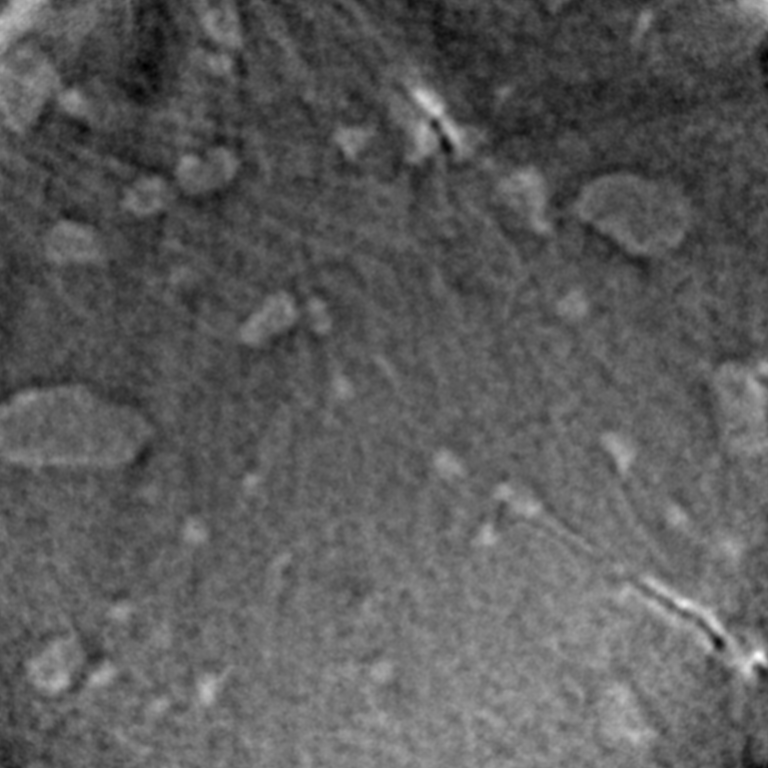
#> input picture image_v2_00.tif, 768 x 768 px, found by its file name
$ jupyter execute --allow-errors ImageVisualizations.ipynb
#> lines starting #> are read from the running program, lines starting #| are printed output that depends on the picture; after the words box and inside, x2 and y2 are one past the last pixel; in counts of white or black regions, pixels touching at a corner belong together; long printed decimals are rounded
# Image Display Notebook

This notebook displays images from the Original Images folder.

[cell 1]
# Import necessary libraries
import matplotlib.pyplot as plt
import matplotlib.image as mpimg
from PIL import Image
import numpy as np
import os

# Set up the path to the images
images_path = "Original Images"

[cell 2]
# Display the first image
image_filename = "image_v2_00.tif"
image_path = os.path.join(images_path, image_filename)

# Load and display the image
img = Image.open(image_path)
#> img is the input picture: PIL image 768x768 F; min -3.52e-06, max 0.000433, mean 0.000153
plt.figure(figsize=(10, 8))
plt.imshow(img, cmap='gray' if len(np.array(img).shape) == 2 else None)
plt.title(f'Displaying: {image_filename}')
plt.axis('off')
plt.show()

print(f"Image shape: {np.array(img).shape}")
#| Image shape: (768, 768)
print(f"Image mode: {img.mode}")
#| Image mode: F
print(f"Image size: {img.size}")
#| Image size: (768, 768)

## Using ImageJ for Image Visualization

ImageJ is a powerful image analysis software that can be used through Python via the `pyimagej` library.

[cell 3]
# Install and import ImageJ dependencies
# Note: This might take a while on first run as it downloads ImageJ/Fiji
try:
    import imagej
    print("ImageJ already installed")
except ImportError:
    print("Installing ImageJ dependencies...")
    import subprocess
    import sys

    # Install required packages
    packages = ['pyimagej', 'scyjava', 'imageio']
    for package in packages:
        subprocess.check_call([sys.executable, '-m', 'pip', 'install', package])

    import imagej
    print("ImageJ installation completed")

[cell 4]
# Initialize ImageJ
print("Initializing ImageJ...")
#> (the rest of this cell did not finish here and is left out)

#> (a cell that did not finish here is left out)

[cell 6]
# Example ImageJ operations - Apply some filters and enhancements
print("=== Applying ImageJ Filters ===")

# Convert to ImageJ dataset for processing
#> (the rest of this cell did not finish here and is left out)

[cell 7]
# Alternative: ImageJ-style visualization using existing libraries
# This provides similar functionality to ImageJ without requiring Java installation

import matplotlib.pyplot as plt
import numpy as np
from PIL import Image
from scipy import ndimage
from skimage import filters, feature, measure
import os

# Re-load the image since kernel was restarted
images_path = "Original Images"
image_filename = "image_v2_00.tif"
image_path = os.path.join(images_path, image_filename)
img = Image.open(image_path)
img_array = np.array(img)

print(f"Image loaded: {image_filename}")
print(f"Shape: {img_array.shape}, dtype: {img_array.dtype}")
#| Shape: (768, 768), dtype: float32
print(f"Min: {img_array.min()}, Max: {img_array.max()}, Mean: {img_array.mean():.2f}")
#| Min: -3.5173934520571493e-06, Max: 0.0004328, Mean: 0.00

[cell 8]
# ImageJ-style image processing and visualization
fig, axes = plt.subplots(2, 3, figsize=(18, 12))

# Original image
axes[0, 0].imshow(img_array, cmap='gray')
axes[0, 0].set_title('Original Image')
axes[0, 0].axis('off')

# Histogram (like ImageJ's Analyze > Histogram)
axes[0, 1].hist(img_array.flatten(), bins=100, alpha=0.7, color='blue')
axes[0, 1].set_title('Histogram')
axes[0, 1].set_xlabel('Pixel Value')
axes[0, 1].set_ylabel('Count')

# Gaussian blur (like ImageJ's Process > Filters > Gaussian Blur)
blurred = ndimage.gaussian_filter(img_array.astype(float), sigma=2)
axes[0, 2].imshow(blurred, cmap='gray')
axes[0, 2].set_title('Gaussian Blur (σ=2)')
axes[0, 2].axis('off')

# Edge detection (like ImageJ's Process > Find Edges)
edges = filters.sobel(img_array.astype(float))
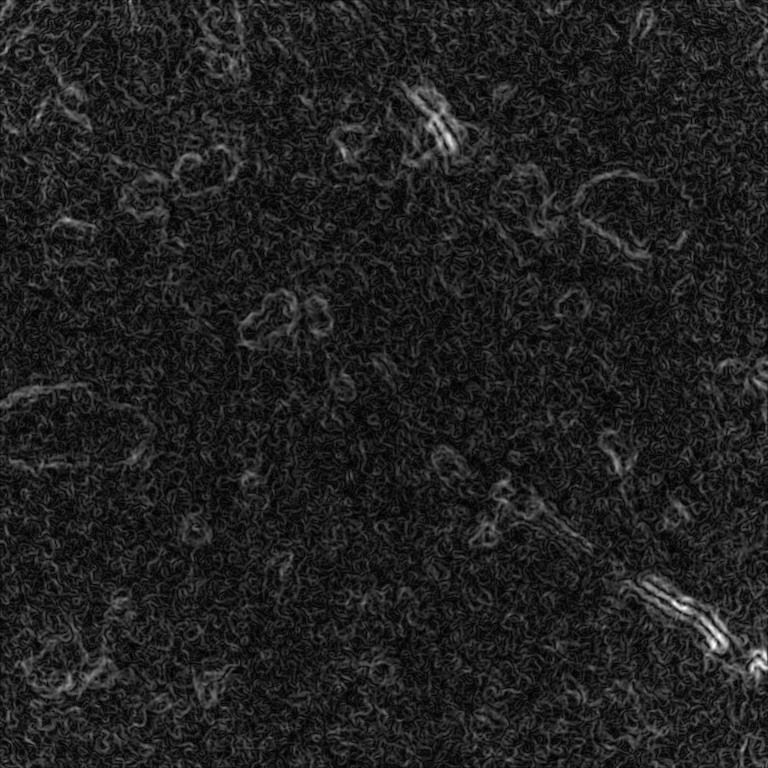
#> edges: shape (768, 768) float64; min 3.07e-09, max 6.04e-05, mean 7.76e-06; drawn with min black and max white
axes[1, 0].imshow(edges, cmap='gray')
axes[1, 0].set_title('Edge Detection (Sobel)')
axes[1, 0].axis('off')

# Enhance contrast (like ImageJ's Process > Enhance Contrast)
# Normalize to 0-255 range
normalized = ((img_array - img_array.min()) / (img_array.max() - img_array.min()) * 255).astype(np.uint8)
axes[1, 1].imshow(normalized, cmap='gray')
axes[1, 1].set_title('Enhanced Contrast')
axes[1, 1].axis('off')

# Threshold (like ImageJ's Image > Adjust > Threshold)
threshold_val = filters.threshold_otsu(img_array)
#> threshold_val = 0.000156
binary = img_array > threshold_val
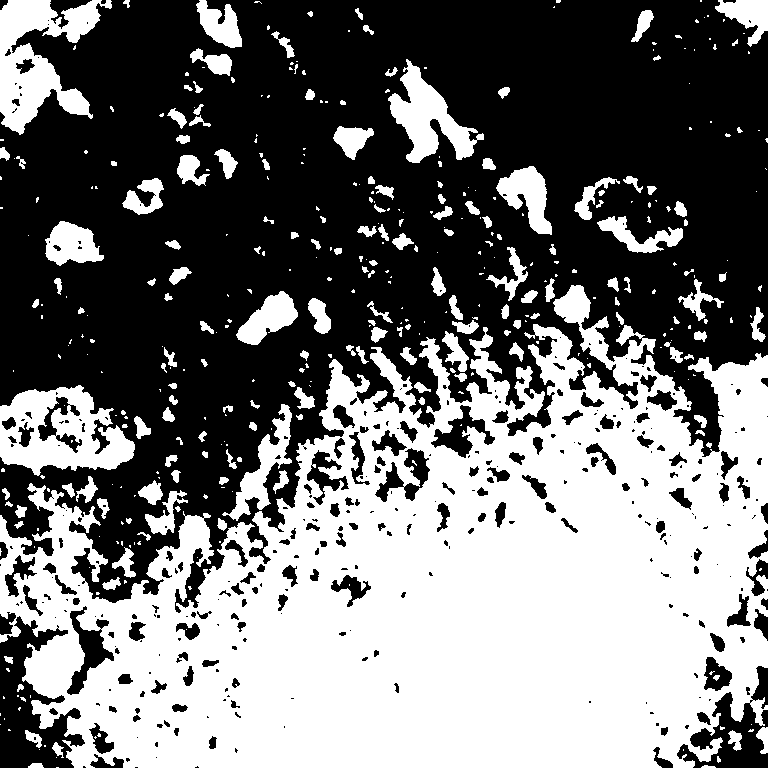
#> binary: shape (768, 768) bool; 45.5% white; 409 white regions (237 under 20 px), largest, box (x1, y1, x2, y2) and area: (0, 285, 768, 768) 218490, (0, 0, 112, 135) 7209, (0, 385, 135, 476) 7208
axes[1, 2].imshow(binary, cmap='gray')
axes[1, 2].set_title(f'Threshold (Otsu: {threshold_val:.0f})')
axes[1, 2].axis('off')

plt.tight_layout()
plt.show()
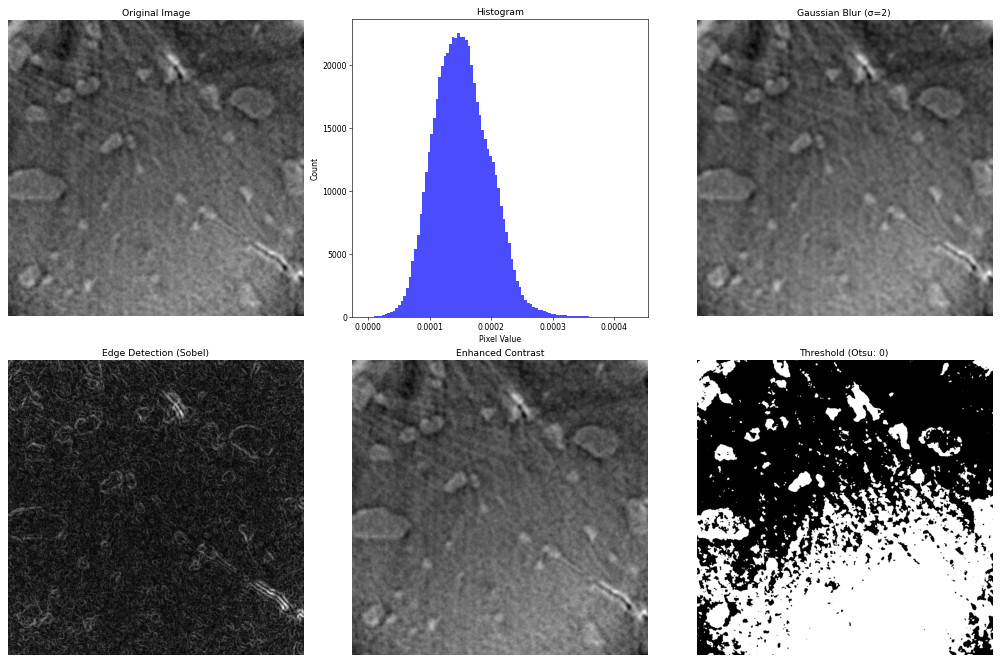
#> figure drawn by matplotlib, 6 panels; panel 2: tallest bar 22546 high, from x = 0.000145 to 0.000149

print(f"Threshold value (Otsu): {threshold_val:.2f}")
#| Threshold value (Otsu): 0.00
print(f"Number of foreground pixels: {np.sum(binary)}")
#| Number of foreground pixels: 268178
print(f"Number of background pixels: {np.sum(~binary)}")
#| Number of background pixels: 321646

## Installing Full ImageJ (Optional)

If you want to use the full ImageJ software with Python integration, you need to:

1. **Install Java**: ImageJ requires Java to run
2. **Install Fiji/ImageJ**: Download from https://fiji.sc/
3. **Use PyImageJ**: The Python wrapper we attempted above

### macOS Java Installation:
```bash
# Install Java using Homebrew
brew install openjdk@11

# Or download from Oracle: https://www.oracle.com/java/technologies/downloads/
```

### Alternative Approach - Launch ImageJ Separately:
You can also save your images and open them in the standalone ImageJ/Fiji application for advanced analysis.

[cell 9]
# Save processed images for external ImageJ analysis
import os

# Create output directory
output_dir = "ImageJ_outputs"
os.makedirs(output_dir, exist_ok=True)

# Save the enhanced contrast version
enhanced_img = Image.fromarray(normalized)
enhanced_path = os.path.join(output_dir, f"enhanced_{image_filename}")
enhanced_img.save(enhanced_path)

# Save the edge detection result
edges_normalized = ((edges - edges.min()) / (edges.max() - edges.min()) * 255).astype(np.uint8)
edges_img = Image.fromarray(edges_normalized)
edges_path = os.path.join(output_dir, f"edges_{image_filename}")
edges_img.save(edges_path)

# Save the thresholded binary image
binary_img = Image.fromarray((binary * 255).astype(np.uint8))
binary_path = os.path.join(output_dir, f"binary_{image_filename}")
binary_img.save(binary_path)

print("Images saved for external ImageJ analysis:")
print(f"- Enhanced contrast: {enhanced_path}")
print(f"- Edge detection: {edges_path}")
print(f"- Binary threshold: {binary_path}")
print("\nYou can now open these files in ImageJ/Fiji for further analysis!")

$ run again, with image_v2_01.tif copied over image_v2_00.tif
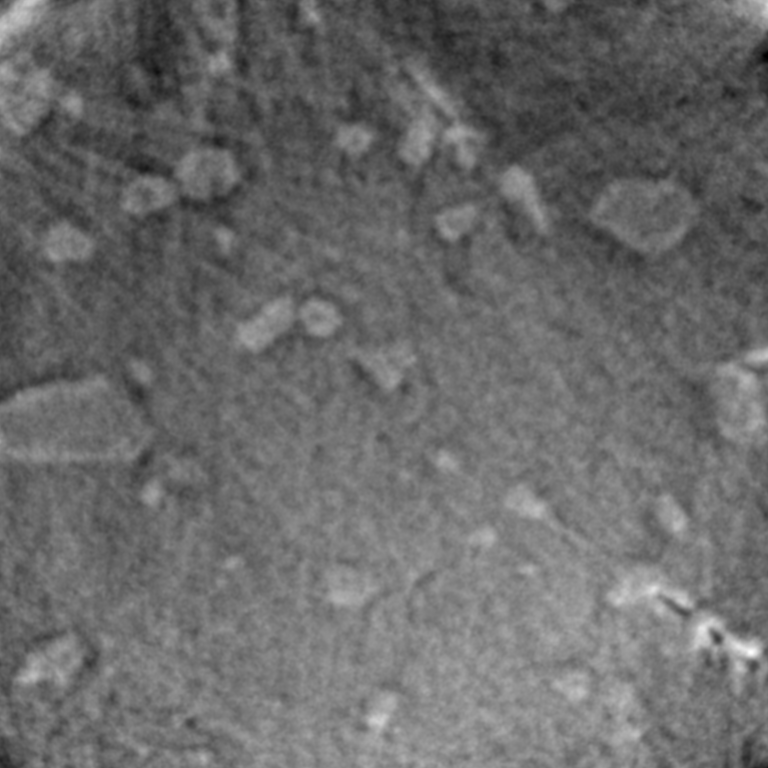
#> input picture image_v2_01.tif, 768 x 768 px, found by its file name
#> img is the input picture: PIL image 768x768 F; min -3.09e-05, max 0.000423, mean 0.000158
#| Image shape: (768, 768)
#| Image mode: F
#| Image size: (768, 768)
#| Shape: (768, 768), dtype: float32
#| Min: -3.0874754884280264e-05, Max: 0.0004225, Mean: 0.00
#> `edges = filters.sobel(img_array.astype(float))`:
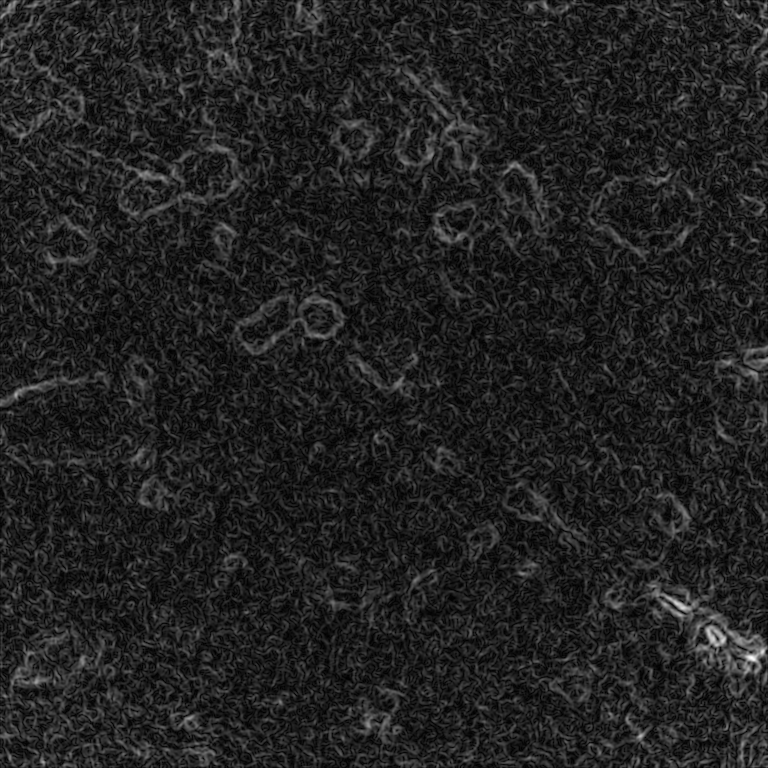
#> edges: shape (768, 768) float64; min 6.23e-09, max 5.76e-05, mean 7.68e-06; drawn with min black and max white
#> threshold_val = 0.000158
#> `binary = img_array > threshold_val`:
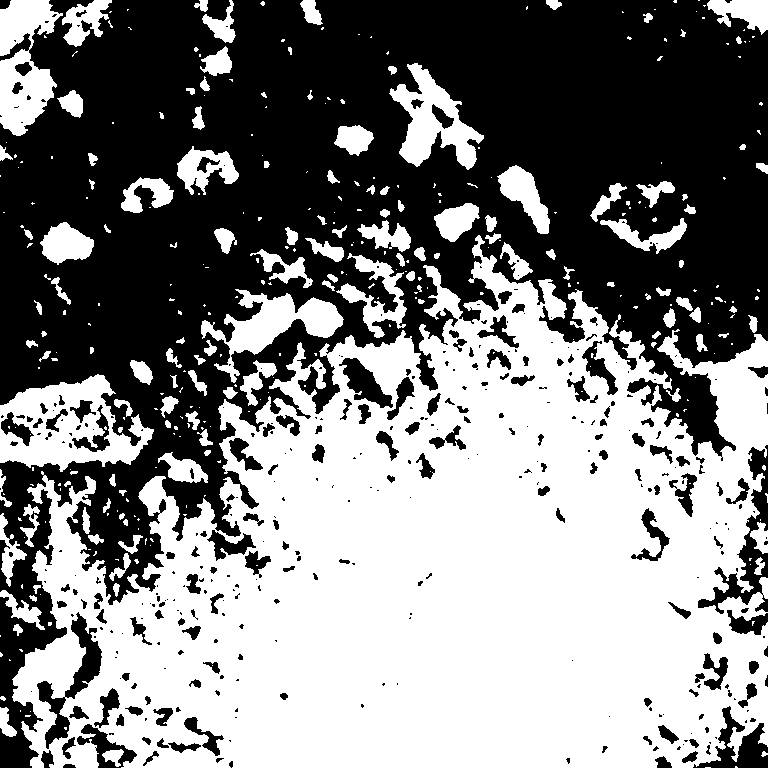
#> binary: shape (768, 768) bool; 50.5% white; 377 black regions (219 under 20 px), largest, box (x1, y1, x2, y2) and area: (0, 0, 768, 768) 264045, (698, 445, 768, 614) 2882, (37, 612, 102, 749) 2230
#| Threshold value (Otsu): 0.00
#| Number of foreground pixels: 297922
#| Number of background pixels: 291902

$ run again, with image_v2_02.tif copied over image_v2_00.tif
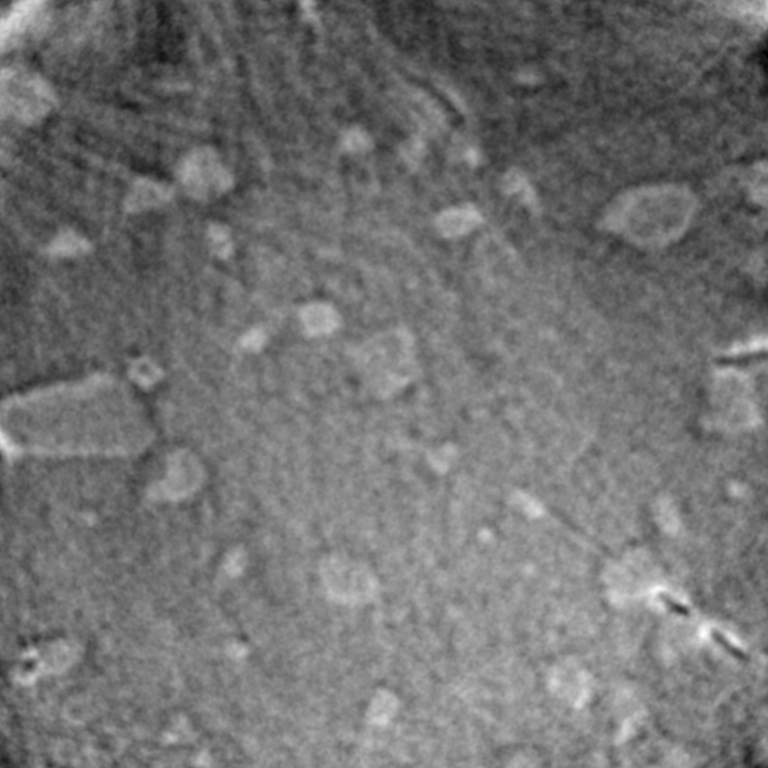
#> input picture image_v2_02.tif, 768 x 768 px, found by its file name
#> img is the input picture: PIL image 768x768 F; min -1.38e-05, max 0.000383, mean 0.000165
#| Image shape: (768, 768)
#| Image mode: F
#| Image size: (768, 768)
#| Shape: (768, 768), dtype: float32
#| Min: -1.3774572835245635e-05, Max: 0.0003832, Mean: 0.00
#> `edges = filters.sobel(img_array.astype(float))`:
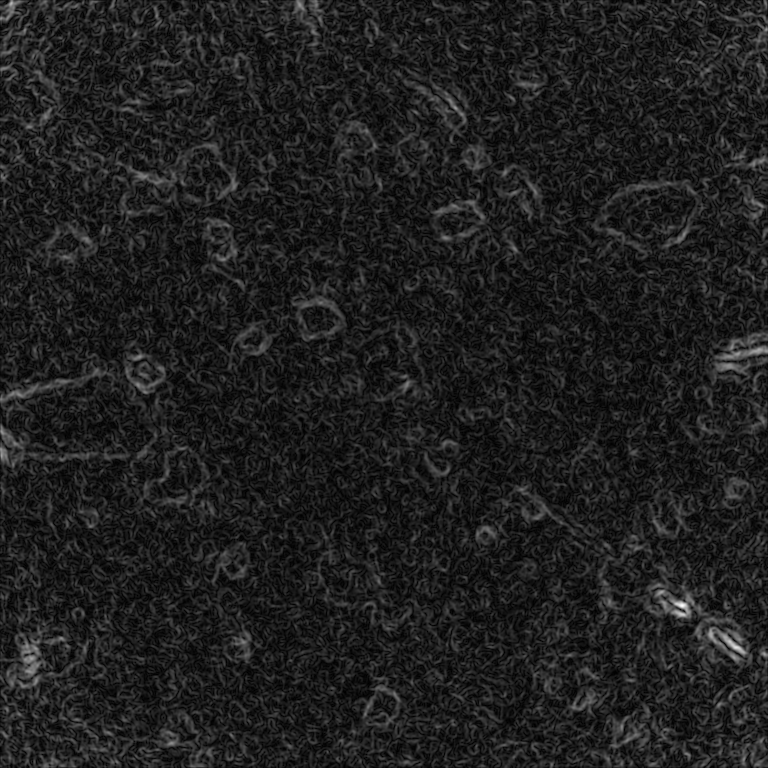
#> edges: shape (768, 768) float64; min 5.07e-09, max 6.31e-05, mean 7.77e-06; drawn with min black and max white
#> threshold_val = 0.000161
#> `binary = img_array > threshold_val`:
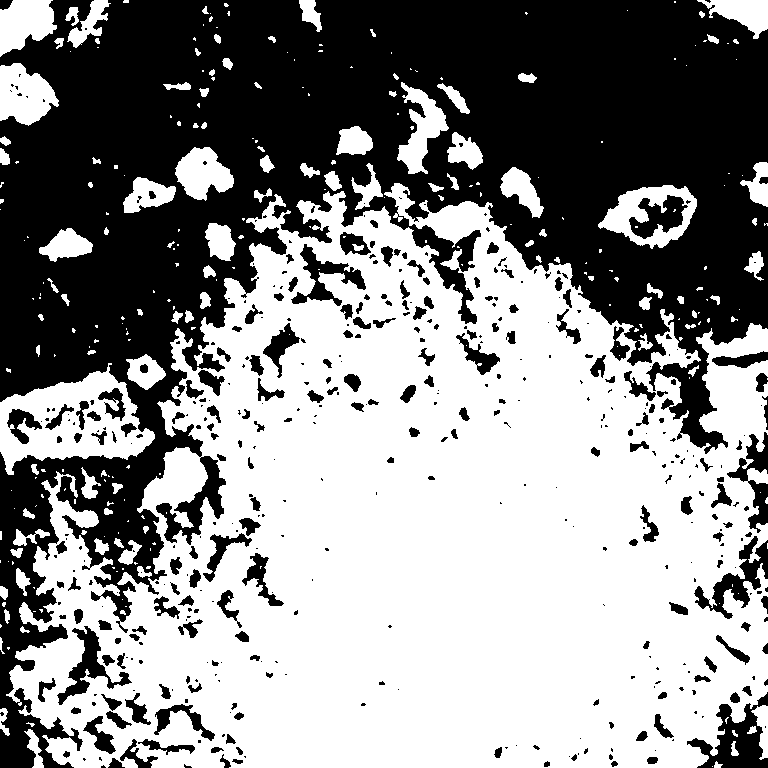
#> binary: shape (768, 768) bool; 55.3% white; 447 black regions (253 under 20 px), largest, box (x1, y1, x2, y2) and area: (0, 0, 768, 768) 231271, (687, 692, 768, 768) 2648, (694, 536, 768, 619) 1877
#| Threshold value (Otsu): 0.00
#| Number of foreground pixels: 326117
#| Number of background pixels: 263707
